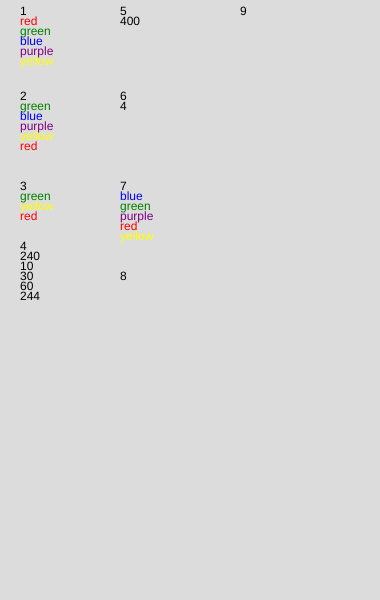
Frame 1 (no input)
Frame 60 (no input): identical to frame 1, image omitted
Frame 120 (the mouse pressed at the canvas centre since frame 60): identical to frame 1, image omitted

The p5.js sketch that drew this single still picture (run headless with seeded random() and noise() and a simulated clock; from frame 60 on, the mouse is pressed at the canvas centre):

// p5.js sketch
// ── sketch.js

function setup() {
  createCanvas(380, 600);
}

function draw() {
  background(220);
  fill(0);
  text("1", 20, 15);
  text("2", 20, 100);
  text("3", 20, 190);
  text("4", 20, 250);
  text("5", 120, 15);
  text("6", 120, 100);
  text("7", 120, 190);
  text("8", 120, 280);
  text("9", 240, 15);


  let kleuren = ["red", "green", "blue", "purple", "yellow"];
  for (let i = 0; i < kleuren.length; i++) {
    fill(kleuren[i]);
    text(kleuren[i], 20, 25 + (i * 10));
  }


  kleuren.push(kleuren.shift());
  for (let i = 0; i < kleuren.length; i++) {
    fill(kleuren[i]);
    text(kleuren[i], 20, 110 + (i * 10));

  }

  kleuren.splice(1, 2);
  for (let i = 0; i < kleuren.length; i++) {
    fill(kleuren[i]);
    text(kleuren[i], 20, 200 + (i * 10));

  }
  let numbers = ["400", "240", "10", "490", "30", "60", "244", "500", "301", "300"];

  let teller = 0;
  for (let i = 0; i < numbers.length; i++) {
    fill(0);
    if (numbers[i] < 300) {
      text(numbers[i], 20, 260 + (teller * 10));
      teller++;
    }

  }
  let optellen1 = [3, 55, 93, 20, 102, 6];
  let optellen2 = [14, 22, 80, 5];
  let uitkomst1 = 0;
  for (let i = 0; i < 6; i++) {
    uitkomst1 += optellen1[i];

    if (i < optellen2.length) {
      uitkomst1 += optellen2[i];
    }
  }

  text(uitkomst1, 120, 25);
  let Overheidsfinancieringstekort = "Overheidsfinancieringstekort"
  let Ecounter = 0;
  for (let i = 0; i < Overheidsfinancieringstekort.length; i++) {
    if (Overheidsfinancieringstekort[i] == "e") {
      Ecounter += 1
    }

  }
  text(Ecounter, 120, 110);
  kleuren = ["red", "green", "blue", "purple", "yellow"];
  sort(kleuren)
  for (let i = 0; i < kleuren.length; i++) {
    fill(kleuren[i]);
    text(kleuren[i], 120, 200 + (i * 10));
  }
}
